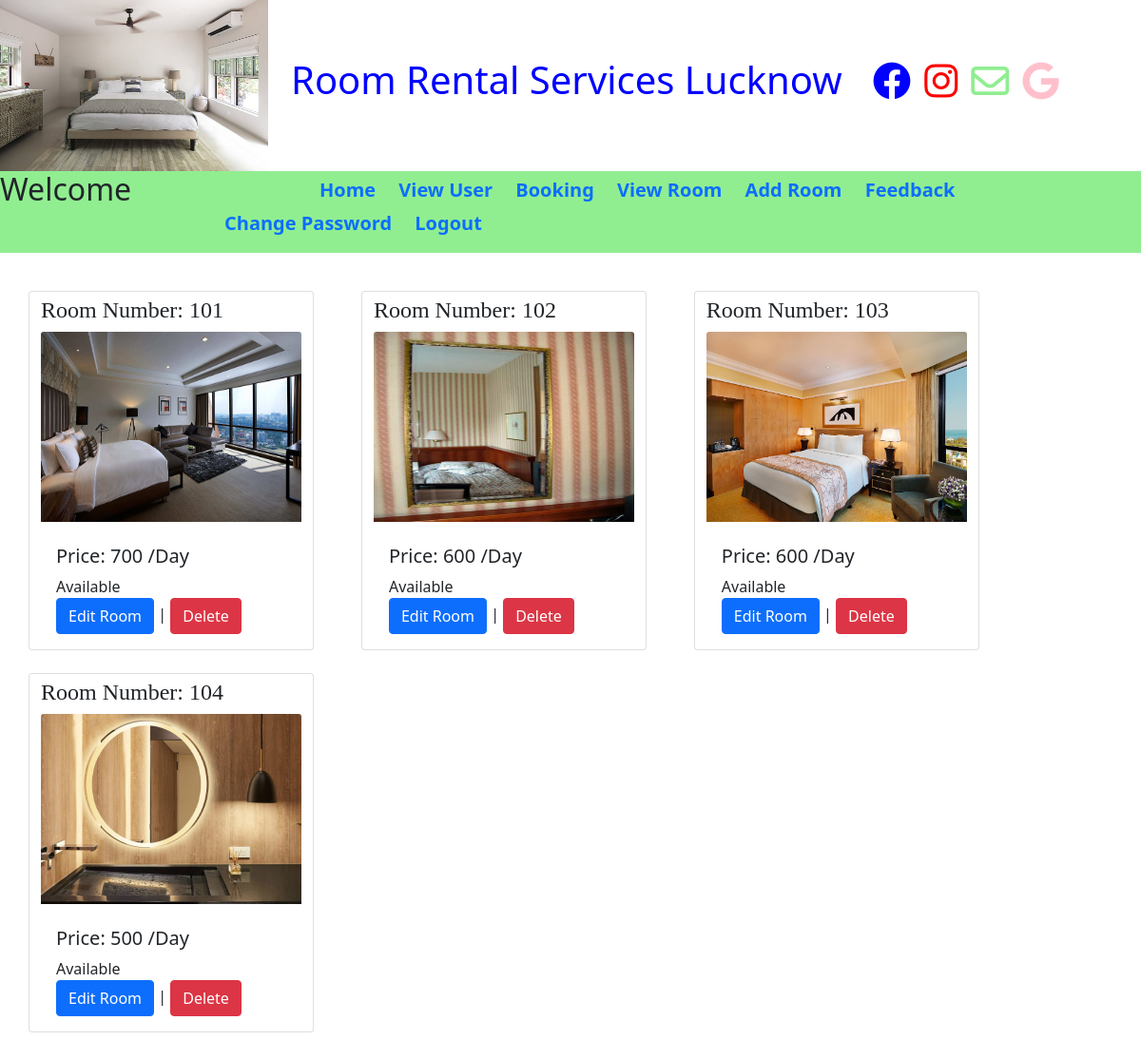
The page /view_room_admin on the database its author committed.
### room/models.py (models this page shows)
class room(models.Model):
    room_no= models.CharField(max_length=20,null=True,unique=True)
    price= models.CharField(max_length=20,null=True)
    r_type= models.CharField(max_length=20,null=True)
    r_status= models.CharField(max_length=30,null=True)
    r_image= models.FileField(null=True)

### room/views.py (the view)
# urls.py: path('view_room_admin',view_room_admin,name='view_room_admin'),
def view_room_admin(request):
    data = room.objects.all()
    d = {'data':data}
    return render(request,'view_room_admin.html',d)

### room/templates/view_room_admin.html (shortened to what this page needs)
{% include 'admin_navigation.html' %}
    {% load static %}
    <div class="container mt-4">
    <div class="row">
        {% for i in data %}
        <div class="card float col-3 mt-3 mb-2 " style="width:300px">
            <h3><font face="mv boli" size="5">Room Number: {{i.room_no}}</font></h3>
            <img class="card-img-top" src="{{i.r_image.url}}" alt="Card image" height="200px">
            <div class="card-body">
              <h5 class="card-title">Price: {{i.price}} /Day</h5>
                <div class="form-row">
                    <div class="form-group col-md-12" >
                        <p class="card-text">{{i.r_status}}</p>
                    </div>
                </div>
              <a href="{% url 'edit_room' i.id %}" class="btn btn-primary">Edit Room</a> | <a href="{% url 'delete_room' i.id %}" class="btn btn-danger">Delete</a>
            </div>
        </div>
    {% endfor %}
        </div>
    </div>

### rows shown on the page
room: room_no "101", r_image (picture), price "700", r_status "Available"
room: room_no "102", r_image (picture), price "600", r_status "Available"
room: room_no "103", r_image (picture), price "600", r_status "Available"
room: room_no "104", r_image (picture), price "500", r_status "Available"
